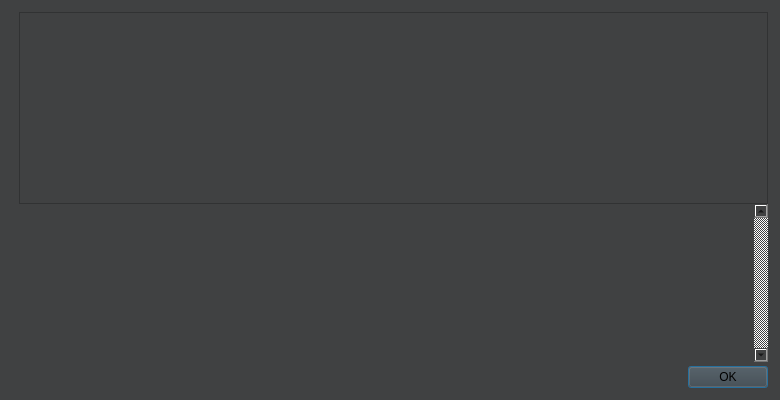
<?xml version="1.0" encoding="UTF-8"?>
<ui version="4.0">
 <class>HelpMessageDialog</class>
 <widget class="QDialog" name="HelpMessageDialog">
  <property name="geometry">
   <rect>
    <x>0</x>
    <y>0</y>
    <width>780</width>
    <height>400</height>
   </rect>
  </property>
  <property name="styleSheet">
   <string notr="true">background-color: rgb(64, 65, 66);</string>
  </property>
  <layout class="QHBoxLayout" name="horizontalLayout_2">
   <property name="spacing">
    <number>0</number>
   </property>
   <property name="leftMargin">
    <number>12</number>
   </property>
   <property name="topMargin">
    <number>12</number>
   </property>
   <property name="rightMargin">
    <number>12</number>
   </property>
   <property name="bottomMargin">
    <number>12</number>
   </property>
   <item>
    <layout class="QVBoxLayout" name="verticalLayoutLogo" stretch="0,0">
     <property name="leftMargin">
      <number>0</number>
     </property>
     <property name="topMargin">
      <number>4</number>
     </property>
     <property name="rightMargin">
      <number>0</number>
     </property>
     <item>
      <widget class="QLabel" name="aboutLogo">
       <property name="sizePolicy">
        <sizepolicy hsizetype="Preferred" vsizetype="Ignored">
         <horstretch>0</horstretch>
         <verstretch>0</verstretch>
        </sizepolicy>
       </property>
       <property name="maximumSize">
        <size>
         <width>100</width>
         <height>100</height>
        </size>
       </property>
       <property name="pixmap">
        <pixmap resource="../vaporum.qrc">:/icons/vaporum</pixmap>
       </property>
       <property name="scaledContents">
        <bool>true</bool>
       </property>
       <property name="alignment">
        <set>Qt::AlignLeading|Qt::AlignLeft|Qt::AlignTop</set>
       </property>
      </widget>
     </item>
     <item>
      <widget class="QFrame" name="frame">
       <property name="frameShape">
        <enum>QFrame::NoFrame</enum>
       </property>
       <property name="frameShadow">
        <enum>QFrame::Raised</enum>
       </property>
      </widget>
     </item>
    </layout>
   </item>
   <item>
    <layout class="QVBoxLayout" name="verticalLayout">
     <item>
      <widget class="QTextEdit" name="helpMessage">
       <property name="readOnly">
        <bool>true</bool>
       </property>
      </widget>
     </item>
     <item>
      <widget class="QScrollArea" name="scrollArea">
       <property name="frameShape">
        <enum>QFrame::NoFrame</enum>
       </property>
       <property name="verticalScrollBarPolicy">
        <enum>Qt::ScrollBarAlwaysOn</enum>
       </property>
       <property name="widgetResizable">
        <bool>true</bool>
       </property>
       <widget class="QWidget" name="scrollAreaWidgetContents">
        <property name="geometry">
         <rect>
          <x>0</x>
          <y>0</y>
          <width>642</width>
          <height>148</height>
         </rect>
        </property>
        <layout class="QVBoxLayout" name="verticalLayout_2">
         <item>
          <widget class="QLabel" name="aboutMessage">
           <property name="cursor">
            <cursorShape>IBeamCursor</cursorShape>
           </property>
           <property name="textFormat">
            <enum>Qt::PlainText</enum>
           </property>
           <property name="alignment">
            <set>Qt::AlignLeading|Qt::AlignLeft|Qt::AlignTop</set>
           </property>
           <property name="openExternalLinks">
            <bool>true</bool>
           </property>
           <property name="textInteractionFlags">
            <set>Qt::LinksAccessibleByMouse|Qt::TextSelectableByKeyboard|Qt::TextSelectableByMouse</set>
           </property>
          </widget>
         </item>
        </layout>
       </widget>
      </widget>
     </item>
     <item>
      <spacer name="verticalSpacer">
       <property name="orientation">
        <enum>Qt::Vertical</enum>
       </property>
       <property name="sizeType">
        <enum>QSizePolicy::Fixed</enum>
       </property>
       <property name="sizeHint" stdset="0">
        <size>
         <width>4</width>
         <height>4</height>
        </size>
       </property>
      </spacer>
     </item>
     <item>
      <widget class="QDialogButtonBox" name="okButton">
       <property name="orientation">
        <enum>Qt::Horizontal</enum>
       </property>
       <property name="standardButtons">
        <set>QDialogButtonBox::Ok</set>
       </property>
      </widget>
     </item>
    </layout>
   </item>
  </layout>
 </widget>
 <resources>
  <include location="../vaporum.qrc"/>
 </resources>
 <connections>
  <connection>
   <sender>okButton</sender>
   <signal>accepted()</signal>
   <receiver>HelpMessageDialog</receiver>
   <slot>accept()</slot>
   <hints>
    <hint type="sourcelabel">
     <x>20</x>
     <y>20</y>
    </hint>
    <hint type="destinationlabel">
     <x>20</x>
     <y>20</y>
    </hint>
   </hints>
  </connection>
  <connection>
   <sender>okButton</sender>
   <signal>rejected()</signal>
   <receiver>HelpMessageDialog</receiver>
   <slot>reject()</slot>
   <hints>
    <hint type="sourcelabel">
     <x>20</x>
     <y>20</y>
    </hint>
    <hint type="destinationlabel">
     <x>20</x>
     <y>20</y>
    </hint>
   </hints>
  </connection>
 </connections>
</ui>
